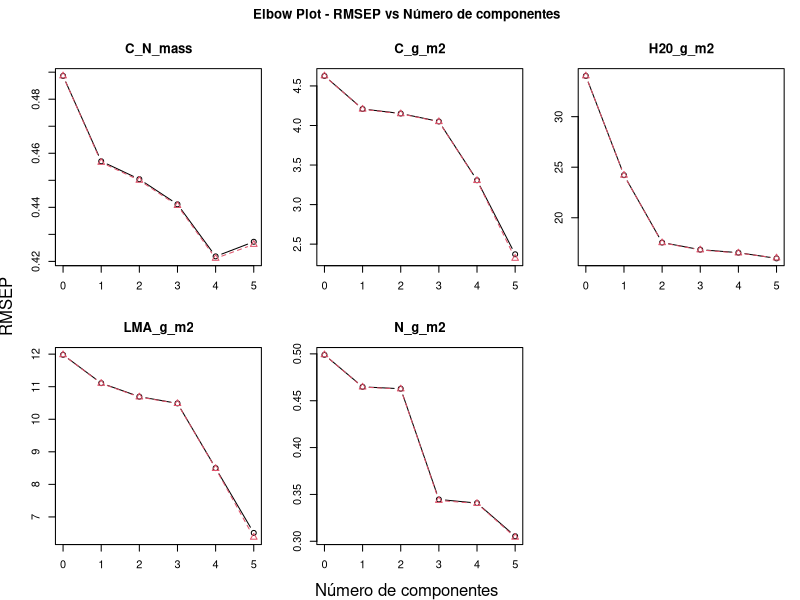
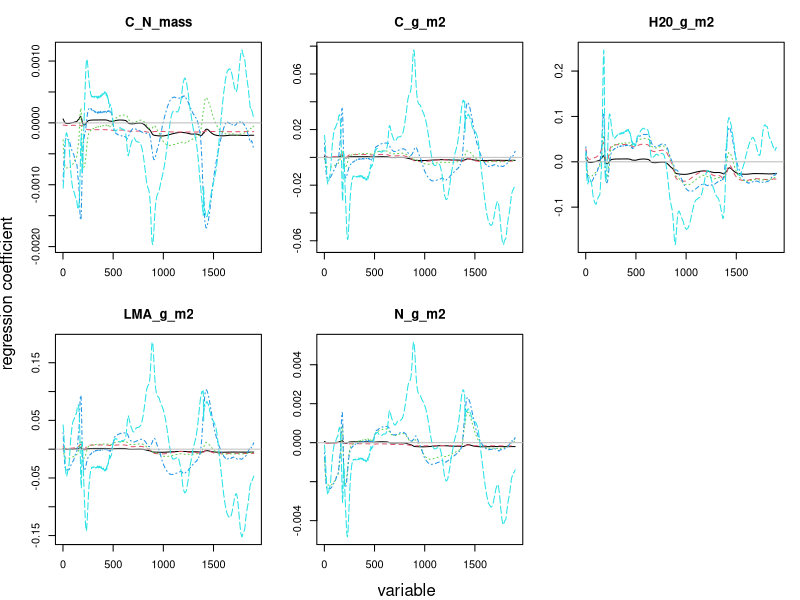
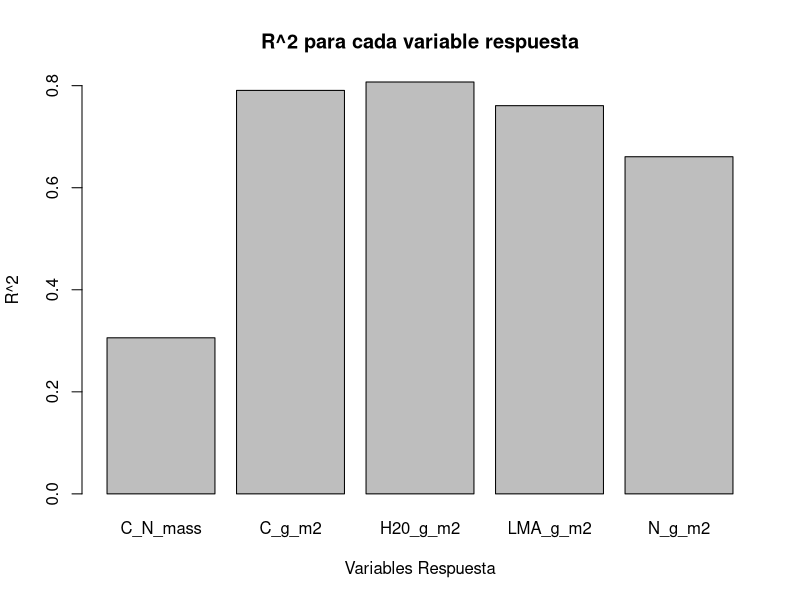

The R source for these figures, in order: (Note: this script raises an error after producing the figures.)

# Leer el archivo CSV en un data frame
datos <- read.csv("ely_plsr_data.csv", header = TRUE)

# Mostrar las primeras filas del data frame para verificar que se ha leído correctamente
head(datos)
str(datos)
set.seed(1)
###################################################################################################################################
###################################################################################################################################
#a)	Ajuste un modelo de regresión PLS  considerando  las variables :C_N_mass,C_g_m2, H20_g_m2, LMA_g_m2	, N_g_m2 como respuestas y 
#las variables Wave_500 , …, Wave_2400 como predictoras.
###################################################################################################################################
###################################################################################################################################
#Datos completos
###################################################################################################################################
set.seed(1)

# Cargar la librería pls para realizar la regresión PLS
library(pls)

# Definir las variables de respuesta (C_N_mass, C_g_m2, H20_g_m2, LMA_g_m2, N_g_m2)
Y <- as.matrix(datos[, c("C_N_mass", "C_g_m2", "H20_g_m2", "LMA_g_m2", "N_g_m2")])

# Definir las variables predictoras (Wave_500 a Wave_2400)
X <- as.matrix(datos[, grep("^Wave_", names(datos))])
dimensiones_X <- dim(X)

# Ajustar el modelo de regresión PLS considerando 2 componentes y escalando (media de 0 y una desviación estándar de 1) las variables
modelo_pls <- plsr(Y ~ X, ncomp = 5, scale = TRUE, validation = "CV")

# Mostrar un resumen del modelo ajustado, incluyendo la varianza explicada
summary(modelo_pls)

# Generar el gráfico Elbow para evaluar el número óptimo de componentes
rmsep_values <- RMSEP(modelo_pls, validation = "CV")
plot(rmsep_values, main = "Elbow Plot - RMSEP vs Número de componentes", 
     xlab = "Número de componentes", ylab = "RMSEP", type = "b")

# Opcional: Mostrar los coeficientes del modelo para los componentes especificados
coef(modelo_pls, ncomp = 5, intercept = TRUE)

coefplot(modelo_pls, ncomp = 1:5)

# Hacer predicciones sobre el conjunto de datos X usando el modelo PLS ajustado
# El resultado de `predict` tiene una estructura de 3 dimensiones: [n_samples, n_components, n_responses]
pred <- predict(modelo_pls, X, ncomp = 5)
pred

# Mostrar los valores originales de Y
Y

dim(Y)

# Como `pred` tiene la forma [178, 5, 1], se accede a las predicciones para cada variable de respuesta
R2_values <- sapply(1:ncol(Y), function(i) {
  y_true <- Y[, i]
  y_pred <- pred[, i, 1]  # Accede a las predicciones en la tercera dimensión
  1 - sum((y_true - y_pred)^2) / sum((y_true - mean(y_true))^2)
})

# Mostrar los valores de R^2
names(R2_values) <- colnames(Y)
print(R2_values)


# Graficar los valores de R^2 para cada variable de respuesta

barplot(R2_values, main = "R^2 para cada variable respuesta", ylab = "R^2", xlab = "Variables Respuesta")
###################################################################################################################################
#Validación cruzada (a)
###################################################################################################################################
set.seed(1)

# Definir las variables de respuesta (C_N_mass, C_g_m2, H20_g_m2, LMA_g_m2, N_g_m2)
Y <- as.matrix(datos[, c("C_N_mass", "C_g_m2", "H20_g_m2", "LMA_g_m2", "N_g_m2")])

# Definir las variables predictoras (Wave_500 a Wave_2400)
X <- as.matrix(datos[, grep("^Wave_", names(datos))])
dimensiones_X <- dim(X)

# Crear un índice para dividir los datos en 70% entrenamiento y 30% prueba
set.seed(1)
Indice_entrenamiento <- createDataPartition(Y[,1], p = 0.7, list = FALSE)

# Dividir los datos en conjunto de entrenamiento y prueba
X_train <- X[Indice_entrenamiento, ]
Y_train <- Y[Indice_entrenamiento, ]
X_test <- X[-Indice_entrenamiento, ]
Y_test <- Y[-Indice_entrenamiento, ]

# Ajustar el modelo de regresión PLS considerando 4 componentes y escalando (media de 0 y una desviación estándar de 1) las variables
modelo_pls <- plsr(Y_train ~ X_train, ncomp = 5, scale = TRUE, validation = "CV")

# Mostrar un resumen del modelo ajustado, incluyendo la varianza explicada
summary(modelo_pls)

# Generar el gráfico Elbow para evaluar el número óptimo de componentes en el conjunto de entrenamiento
rmsep_values <- RMSEP(modelo_pls, validation = "CV")
plot(rmsep_values, main = "Elbow Plot - RMSEP vs Número de componentes (Train Set)", 
     xlab = "Número de componentes", ylab = "RMSEP", type = "b")

# Mostrar los coeficientes del modelo para los componentes especificados
coef(modelo_pls, ncomp = 5, intercept = TRUE)
coefplot(modelo_pls, ncomp = 1:5)

# Hacer predicciones sobre el conjunto de prueba usando el modelo PLS ajustado
pred_test <- predict(modelo_pls, X_test, ncomp = 5)

# Calcular el coeficiente de determinación (R^2) para cada variable de respuesta en el conjunto de prueba
R2_values_test <- sapply(1:ncol(Y_test), function(i) {
  y_true <- Y_test[, i]
  y_pred <- pred_test[, i, 1]  # Accede a las predicciones en la tercera dimensión
  1 - sum((y_true - y_pred)^2) / sum((y_true - mean(y_true))^2)
})

# Mostrar los valores de R^2 para el conjunto de prueba
names(R2_values_test) <- colnames(Y_test)
print(R2_values_test)

# Graficar los valores de R^2 para cada variable de respuesta en el conjunto de prueba
barplot(R2_values_test, main = "R^2 para cada variable respuesta (Conjunto de Prueba)", ylab = "R^2", xlab = "Variables Respuesta")

###################################################################################################################################
###################################################################################################################################
#b)	Es posible incluir Species como otra variable (usando variables dummy) como predictora? Si lo es mejora el modelo?
###################################################################################################################################
###################################################################################################################################
###################################################################################################################################
#Datos completos
###################################################################################################################################
set.seed(1)

# Cargar la librería pls para realizar la regresión PLS
library(pls)

# Definir las variables de respuesta (C_N_mass, C_g_m2, H20_g_m2, LMA_g_m2, N_g_m2)
Y <- as.matrix(datos[, c("C_N_mass", "C_g_m2", "H20_g_m2", "LMA_g_m2", "N_g_m2")])

# Convertir la columna 'Species' en variables dummy
species_dummies <- model.matrix(~ Species_Code - 1, data = datos)

# Definir las variables predictoras (Wave_500 a Wave_2400)
X_W <- as.matrix(datos[, grep("^Wave_", names(datos))])

# Combinar las variables predictoras originales con las variables dummy de 'Species'
X <- cbind(X_W, species_dummies)

# Verificar las dimensiones de las nuevas variables predictoras
dimensiones_X <- dim(X)

# Ajustar el modelo de regresión PLS considerando 5 componentes y escalando las variables
modelo_pls <- plsr(Y ~ X, ncomp = 5, scale = TRUE, validation = "CV")

# Mostrar un resumen del modelo ajustado, incluyendo la varianza explicada
summary(modelo_pls)

# Generar el gráfico Elbow para evaluar el número óptimo de componentes
rmsep_values <- RMSEP(modelo_pls, validation = "CV")
plot(rmsep_values, main = "Elbow Plot - RMSEP vs Número de componentes", 
     xlab = "Número de componentes", ylab = "RMSEP", type = "b")

# Opcional: Mostrar los coeficientes del modelo para los componentes especificados
coef(modelo_pls, ncomp = 5, intercept = TRUE)

coefplot(modelo_pls, ncomp = 1:5)

# Hacer predicciones sobre el conjunto de datos X usando el modelo PLS ajustado
# El resultado de `predict` tiene una estructura de 3 dimensiones: [n_samples, n_components, n_responses]
pred <- predict(modelo_pls, X, ncomp = 5)
pred

# Mostrar los valores originales de Y
Y

dim(Y)

# Como `pred` tiene la forma [178, 5, 1], se accede a las predicciones para cada variable de respuesta
R2_values <- sapply(1:ncol(Y), function(i) {
  y_true <- Y[, i]
  y_pred <- pred[, i, 1]  # Accede a las predicciones en la tercera dimensión
  1 - sum((y_true - y_pred)^2) / sum((y_true - mean(y_true))^2)
})

# Mostrar los valores de R^2
names(R2_values) <- colnames(Y)
print(R2_values)

# Graficar los valores de R^2 para cada variable de respuesta

barplot(R2_values, main = "R^2 para cada variable respuesta", ylab = "R^2", xlab = "Variables Respuesta")
###################################################################################################################################
#Validación cruzada (b)
###################################################################################################################################
set.seed(1)

# Definir las variables de respuesta (C_N_mass, C_g_m2, H20_g_m2, LMA_g_m2, N_g_m2)
Y <- as.matrix(datos[, c("C_N_mass", "C_g_m2", "H20_g_m2", "LMA_g_m2", "N_g_m2")])

# Convertir la columna 'Species' en variables dummy
species_dummies <- model.matrix(~ Species_Code - 1, data = datos)

# Definir las variables predictoras (Wave_500 a Wave_2400)
X_W <- as.matrix(datos[, grep("^Wave_", names(datos))])

# Combinar las variables predictoras originales con las variables dummy de 'Species'
X <- cbind(X_W, species_dummies)

# Crear un índice para dividir los datos en 70% entrenamiento y 30% prueba
set.seed(1)
Indice_entrenamiento <- createDataPartition(Y[,1], p = 0.7, list = FALSE)

# Dividir los datos en conjunto de entrenamiento y prueba
X_train <- X[Indice_entrenamiento, ]
Y_train <- Y[Indice_entrenamiento, ]
X_test <- X[-Indice_entrenamiento, ]
Y_test <- Y[-Indice_entrenamiento, ]

# Ajustar el modelo de regresión PLS considerando 4 componentes y escalando (media de 0 y una desviación estándar de 1) las variables
modelo_pls <- plsr(Y_train ~ X_train, ncomp = 5, scale = TRUE, validation = "CV")

# Mostrar un resumen del modelo ajustado, incluyendo la varianza explicada
summary(modelo_pls)

# Generar el gráfico Elbow para evaluar el número óptimo de componentes en el conjunto de entrenamiento
rmsep_values <- RMSEP(modelo_pls, validation = "CV")
plot(rmsep_values, main = "Elbow Plot - RMSEP vs Número de componentes (Train Set)", 
     xlab = "Número de componentes", ylab = "RMSEP", type = "b")

# Mostrar los coeficientes del modelo para los componentes especificados
coef(modelo_pls, ncomp = 5, intercept = TRUE)
coefplot(modelo_pls, ncomp = 1:5)

# Hacer predicciones sobre el conjunto de prueba usando el modelo PLS ajustado
pred_test <- predict(modelo_pls, X_test, ncomp = 5)

# Calcular el coeficiente de determinación (R^2) para cada variable de respuesta en el conjunto de prueba
R2_values_test <- sapply(1:ncol(Y_test), function(i) {
  y_true <- Y_test[, i]
  y_pred <- pred_test[, i, 1]  # Accede a las predicciones en la tercera dimensión
  1 - sum((y_true - y_pred)^2) / sum((y_true - mean(y_true))^2)
})

# Mostrar los valores de R^2 para el conjunto de prueba
names(R2_values_test) <- colnames(Y_test)
print(R2_values_test)

# Graficar los valores de R^2 para cada variable de respuesta en el conjunto de prueba
barplot(R2_values_test, main = "R^2 para cada variable respuesta (Conjunto de Prueba)", ylab = "R^2", xlab = "Variables Respuesta")
###################################################################################################################################
###################################################################################################################################
#c)	Realice un reporte y compare con algunos resultados del articulo.
###################################################################################################################################
###################################################################################################################################

###################################################################################################################################
###################################################################################################################################
#d)	Suponga ahora N_g_m2 como variable respuesta; ajuste PLS, PCA, LASSO y RIDGE e indique cual genera el mejor modelo predictivo.
###################################################################################################################################
###################################################################################################################################
# Leer el archivo CSV en un data frame
datos <- read.csv("ely_plsr_data.csv", header = TRUE)
#---------------------------------------------------------------------------------------------------------------------------------#
#----------------------------------------                       PLS                             ----------------------------------#
#---------------------------------------------------------------------------------------------------------------------------------#
set.seed(1)

# Cargar la librería pls para realizar la regresión PLS
library(pls)

# Definir las variables de respuesta (C_N_mass, C_g_m2, H20_g_m2, LMA_g_m2, N_g_m2)
Y <- as.matrix(datos[, c("N_g_m2")])

# Definir las variables predictoras (Wave_500 a Wave_2400)
X <- as.matrix(datos[, grep("^Wave_", names(datos))])
dimensiones_X <- dim(X)

# Ajustar el modelo de regresión PLS considerando 2 componentes y escalando (media de 0 y una desviación estándar de 1) las variables
modelo_pls <- plsr(Y ~ X, ncomp = 5, scale = TRUE, validation = "CV")

# Mostrar un resumen del modelo ajustado, incluyendo la varianza explicada
summary(modelo_pls)

# Generar el gráfico Elbow para evaluar el número óptimo de componentes
rmsep_values <- RMSEP(modelo_pls, validation = "CV")
plot(rmsep_values, main = "Elbow Plot - RMSEP vs Número de componentes", 
     xlab = "Número de componentes", ylab = "RMSEP", type = "b")

# Opcional: Mostrar los coeficientes del modelo para los componentes especificados
coef(modelo_pls, ncomp = 5, intercept = TRUE)

coefplot(modelo_pls, ncomp = 1:5)

# Hacer predicciones sobre el conjunto de datos X usando el modelo PLS ajustado
# El resultado de `predict` tiene una estructura de 3 dimensiones: [n_samples, n_components, n_responses]
pred <- predict(modelo_pls, X, ncomp = 5)
pred

# Mostrar los valores originales de Y
Y

dim(Y)

# Calcular el coeficiente de determinación (R^2) para la variable de respuesta
y_true <- Y[, 1]         # Extraer los valores reales de la variable de respuesta
y_pred <- pred[, 1, 1]   # Extraer los valores predichos de la estructura de 3 dimensiones

# Calcular R^2 directamente
R2_value <- 1 - sum((y_true - y_pred)^2) / sum((y_true - mean(y_true))^2)

# Mostrar el valor de R^2
print(paste("R^2:", round(R2_value, 4)))


barplot(R2_value, 
        main = expression(R^2 ~ "para la variable de respuesta"), 
        ylab = expression(R^2), 
        xlab = "Variable Respuesta", 
        col = "dodgerblue",  # Color de la barra
        border = "white",    # Borde de la barra
        names.arg = colnames(Y),  # Nombre de la variable de respuesta
        ylim = c(0, 1),  # Escalar el eje y de 0 a 1 para R^2
        cex.main = 1.5,   # Tamaño de la fuente del título
        cex.lab = 1.2,    # Tamaño de la fuente de las etiquetas
        cex.names = 1.2)  # Tamaño de la fuente de los nombres de las barras

# Añadir valores numéricos de R^2 sobre la barra
text(x = 1, y = R2_value, labels = round(R2_value, 3), pos = 3, cex = 1.2, col = "black")

#---------------------------------------------------------------------------------------------------------------------------------#
#----------------------------------------                   COMPONENTES PRINCIPALES              ---------------------------------#
#---------------------------------------------------------------------------------------------------------------------------------#

# Cargar la librería pls para realizar la regresión PCR
library(pls)
set.seed(1)

# Definir la variable de respuesta (N_g_m2)
Y <- as.matrix(datos[, c("N_g_m2")])

# Definir las variables predictoras (Wave_500 a Wave_2400)
X <- as.matrix(datos[, grep("^Wave_", names(datos))])
dimensiones_X <- dim(X)

# Ajustar el modelo de regresión PCR considerando 5 componentes y escalando las variables
modelo_pcr <- pcr(Y ~ X, ncomp = 5, validation = "LOO", jacknite=T) #LOO (Leave-One-Out Cross-Validation) es un tipo de validación cruzada que se utiliza para evaluar el rendimiento de un modelo predictivo. En esta técnica, se utiliza un solo dato del conjunto de datos como conjunto de prueba y el resto como conjunto de entrenamiento. Este proceso se repite de tal manera que cada observación se utiliza una vez como conjunto de prueba.

# Mostrar un resumen del modelo ajustado, incluyendo la varianza explicada
summary(modelo_pcr)

# Extraer los intervalos de confianza de los coeficientes
ci_coef <- confint(modelo_pcr, parm = "coefficients", ncomp = 2)
print(ci_coef)

# Generar el gráfico Elbow para evaluar el número óptimo de componentes
rmsep_values <- RMSEP(modelo_pcr, validation = "LOO")
plot(rmsep_values, main = "Elbow Plot - RMSEP vs Número de componentes", 
     xlab = "Número de componentes", ylab = "RMSEP", type = "b", col = "blue", lwd = 2, pch = 19)

# Opcional: Mostrar los coeficientes del modelo para los componentes especificados
coef(modelo_pcr, ncomp = 5, intercept = TRUE)

# Graficar los coeficientes del modelo para los componentes 1 a 5
coefplot(modelo_pcr, ncomp = 1:5)

# Hacer predicciones sobre el conjunto de datos X usando el modelo PCR ajustado
pred <- predict(modelo_pcr, X, ncomp = 5)
pred

dim(pred)
# Mostrar los valores originales de Y
Y

dim(Y)

# Calcular el coeficiente de determinación (R^2) para la variable de respuesta
y_true <- Y[, 1]         # Extraer los valores reales de la variable de respuesta
y_pred <- pred[, 1, 1]   # Extraer los valores predichos de la estructura de 3 dimensiones

# Calcular R^2 directamente
R2_value <- 1 - sum((y_true - y_pred)^2) / sum((y_true - mean(y_true))^2)

# Mostrar el valor de R^2
print(paste("R^2:", round(R2_value, 4)))

barplot(R2_value, 
        main = expression(R^2 ~ "para la variable de respuesta"), 
        ylab = expression(R^2), 
        xlab = "Variable Respuesta", 
        col = "dodgerblue",  # Color de la barra
        border = "white",    # Borde de la barra
        names.arg = colnames(Y),  # Nombre de la variable de respuesta
        ylim = c(0, 1),  # Escalar el eje y de 0 a 1 para R^2
        cex.main = 1.5,   # Tamaño de la fuente del título
        cex.lab = 1.2,    # Tamaño de la fuente de las etiquetas
        cex.names = 1.2)  # Tamaño de la fuente de los nombres de las barras

# Añadir valores numéricos de R^2 sobre la barra
text(x = 1, y = R2_value, labels = round(R2_value, 3), pos = 3, cex = 1.2, col = "black")
